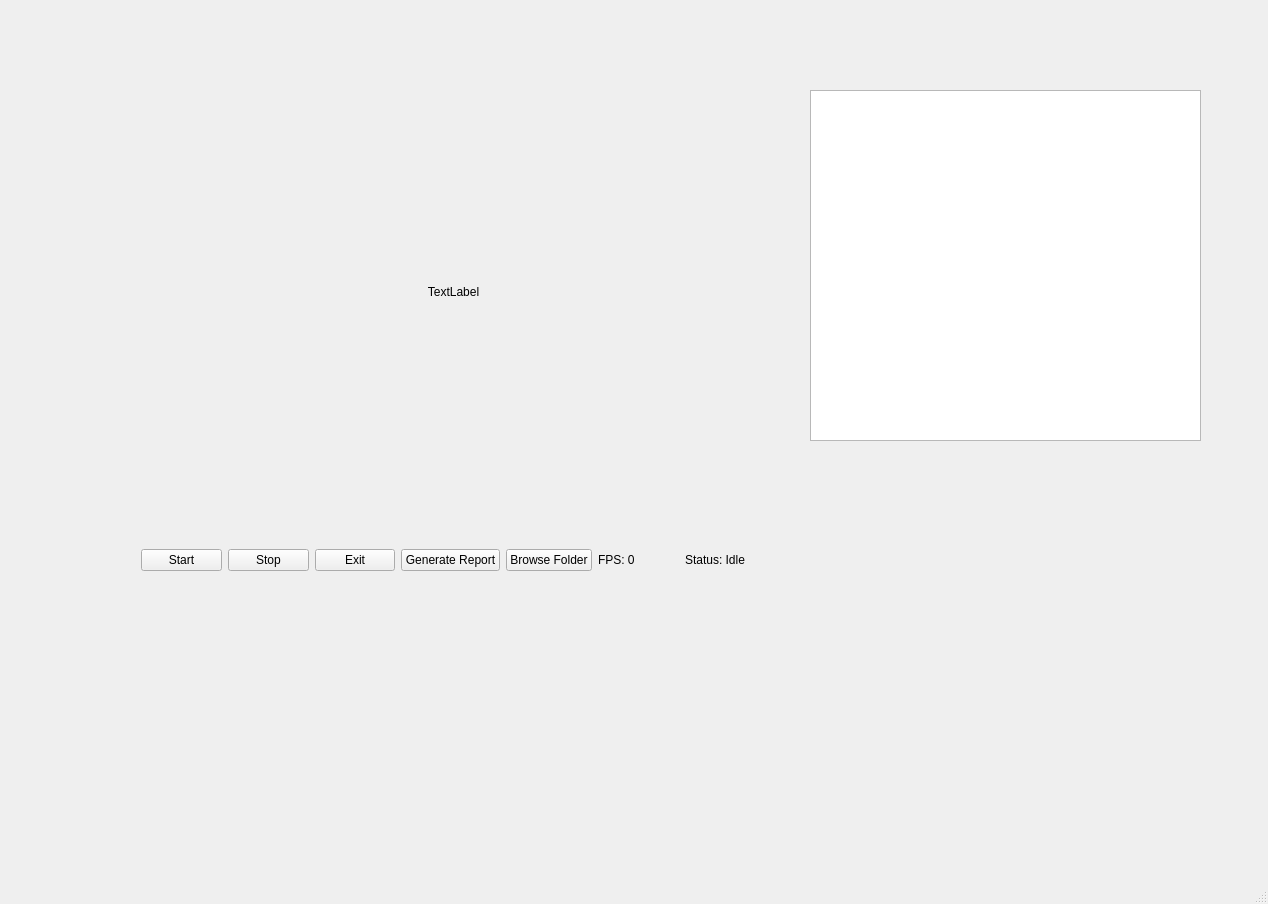
<?xml version="1.0" encoding="UTF-8"?>
<ui version="4.0">
 <class>MainWindow</class>
 <widget class="QMainWindow" name="MainWindow">
  <property name="geometry">
   <rect>
    <x>0</x>
    <y>0</y>
    <width>1268</width>
    <height>904</height>
   </rect>
  </property>
  <property name="windowTitle">
   <string>MainWindow</string>
  </property>
  <widget class="QWidget" name="centralwidget">
   <widget class="QWidget" name="layoutWidget">
    <property name="geometry">
     <rect>
      <x>141</x>
      <y>40</y>
      <width>625</width>
      <height>531</height>
     </rect>
    </property>
    <layout class="QVBoxLayout" name="verticalLayout">
     <item>
      <widget class="QLabel" name="videoLabel">
       <property name="sizePolicy">
        <sizepolicy hsizetype="Expanding" vsizetype="Expanding">
         <horstretch>0</horstretch>
         <verstretch>0</verstretch>
        </sizepolicy>
       </property>
       <property name="text">
        <string>TextLabel</string>
       </property>
       <property name="alignment">
        <set>Qt::AlignCenter</set>
       </property>
      </widget>
     </item>
     <item>
      <layout class="QHBoxLayout" name="horizontalLayout">
       <item>
        <widget class="QPushButton" name="startBtn">
         <property name="text">
          <string>Start</string>
         </property>
        </widget>
       </item>
       <item>
        <widget class="QPushButton" name="stopBtn">
         <property name="text">
          <string>Stop</string>
         </property>
        </widget>
       </item>
       <item>
        <widget class="QPushButton" name="exitBtn">
         <property name="text">
          <string>Exit</string>
         </property>
        </widget>
       </item>
       <item>
        <widget class="QPushButton" name="reportBtn">
         <property name="text">
          <string>Generate Report</string>
         </property>
        </widget>
       </item>
       <item>
        <widget class="QPushButton" name="browseBtn">
         <property name="text">
          <string>Browse Folder</string>
         </property>
        </widget>
       </item>
       <item>
        <widget class="QLabel" name="fpsLabel">
         <property name="text">
          <string>FPS: 0</string>
         </property>
        </widget>
       </item>
       <item>
        <widget class="QLabel" name="statusLabel">
         <property name="text">
          <string>Status: Idle</string>
         </property>
        </widget>
       </item>
      </layout>
     </item>
    </layout>
   </widget>
   <widget class="QTextEdit" name="reportTextEdit">
    <property name="geometry">
     <rect>
      <x>810</x>
      <y>90</y>
      <width>391</width>
      <height>351</height>
     </rect>
    </property>
    <property name="font">
     <font>
      <family>Monospace</family>
     </font>
    </property>
    <property name="readOnly">
     <bool>true</bool>
    </property>
   </widget>
  </widget>
  <widget class="QMenuBar" name="menubar">
   <property name="geometry">
    <rect>
     <x>0</x>
     <y>0</y>
     <width>1268</width>
     <height>22</height>
    </rect>
   </property>
  </widget>
  <widget class="QStatusBar" name="statusbar"/>
 </widget>
 <resources/>
 <connections/>
</ui>
